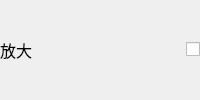
                                   <widget class="QWidget" name="widget_38" native="true">
                                    <layout class="QHBoxLayout" name="horizontalLayout_58">
                                     <property name="leftMargin">
                                      <number>0</number>
                                     </property>
                                     <property name="topMargin">
                                      <number>0</number>
                                     </property>
                                     <property name="rightMargin">
                                      <number>0</number>
                                     </property>
                                     <property name="bottomMargin">
                                      <number>0</number>
                                     </property>
                                     <item>
                                      <widget class="QWidget" name="widget_39" native="true">
                                       <layout class="QHBoxLayout" name="horizontalLayout_57">
                                        <property name="leftMargin">
                                         <number>0</number>
                                        </property>
                                        <property name="topMargin">
                                         <number>0</number>
                                        </property>
                                        <property name="rightMargin">
                                         <number>0</number>
                                        </property>
                                        <property name="bottomMargin">
                                         <number>0</number>
                                        </property>
                                        <item>
                                         <widget class="QLabel" name="label_77">
                                          <property name="font">
                                           <font>
                                            <pointsize>12</pointsize>
                                           </font>
                                          </property>
                                          <property name="text">
                                           <string>放大</string>
                                          </property>
                                         </widget>
                                        </item>
                                        <item>
                                         <spacer name="horizontalSpacer_27">
                                          <property name="orientation">
                                           <enum>Qt::Orientation::Horizontal</enum>
                                          </property>
                                          <property name="sizeHint" stdset="0">
                                           <size>
                                            <width>40</width>
                                            <height>0</height>
                                           </size>
                                          </property>
                                         </spacer>
                                        </item>
                                        <item>
                                         <widget class="QCheckBox" name="upscaleCheckBox">
                                          <property name="text">
                                           <string/>
                                          </property>
                                         </widget>
                                        </item>
                                       </layout>
                                      </widget>
                                     </item>
                                    </layout>
                                   </widget>
